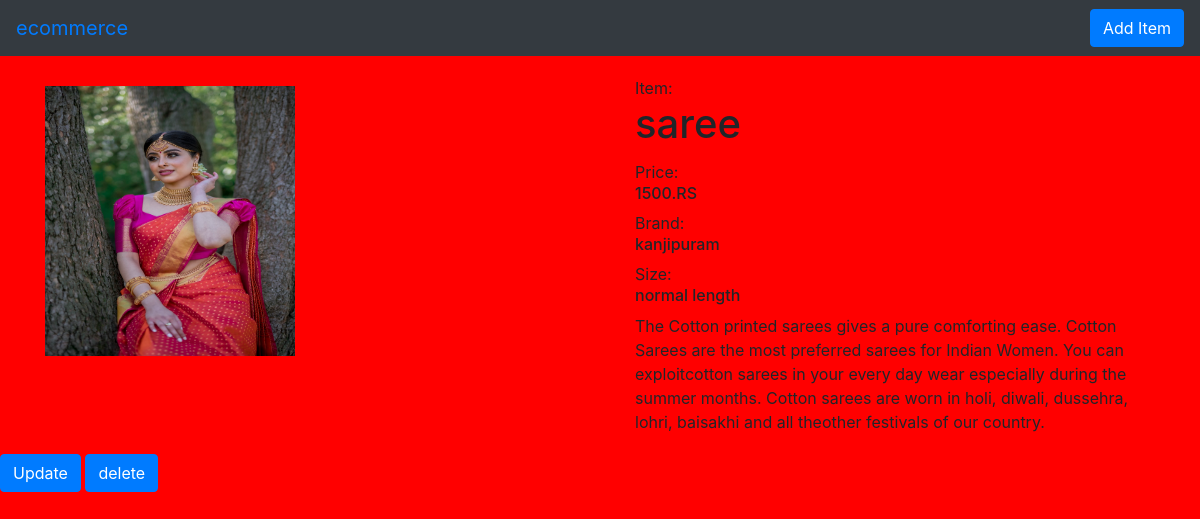
Screenshot of /view/3/ with the database file from the repository.
### susiapp/models.py (models this page shows, shortened)
class ecommerce(models.Model):
    name=models.CharField(max_length=150)
    price=models.IntegerField()
    brand=models.TextField()
    size=models.TextField()
    details=models.TextField()
    image=models.ImageField(upload_to="image")
    class Meta:
        verbose_name_plural='ecommerce'

### susiapp/views.py (the view)
# urls.py: path("view/<int:susi_id>/", views.detail, name='view'),
def detail(request,susi_id):
    a=ecommerce.objects.get(id=susi_id)
    return render(request,'view.html',{'name':a})

### templates/view.html
{% extends 'base.html' %}
{% block body %}
<div class="container">
    <div class="row">
        <div class="col-md-6">
  <img class="card-img-top" src="{{name.image.url}}" style="height:300px;width:250px;padding-top:30px;" alt="Card image cap">
        </div>
        <div class="col-md-6">
            <div class="card-body">
   Item: <h1 class="card-title">{{name.name}}</h1>
    Price:<h6 class="card-text">{{name.price}}.RS</h6>
               Brand: <h6 class="card-text">{{name.brand}}</h6>
                Size:<h6 class="card-text">{{name.size}}</h6>
        <p class="card-text">{{name.details}}</p>
  </div>
</div>
    </div>
</div>
<a class='btn btn-primary' href="{% url 'update' name.id %}" >Update</a>
<a class="btn btn-primary" href="{% url 'delete' name.id %}"> delete</a>
{% endblock %}

### static/style.css (style rules this page uses)
body { background-color:red; }

### rows the page displays
ecommerce: image (picture), name "saree", price "1500", brand "kanjipuram", size "normal length", details "The Cotton printed sarees gives a pure comforting ease. Cotton Sarees are the most preferred sarees for Indian Women. You can exploitcotton sarees in your every day wear especially during the summer months. Cotton sarees are worn in holi, diwali, dussehra, lohri, baisakhi and all theother festivals of our country."
